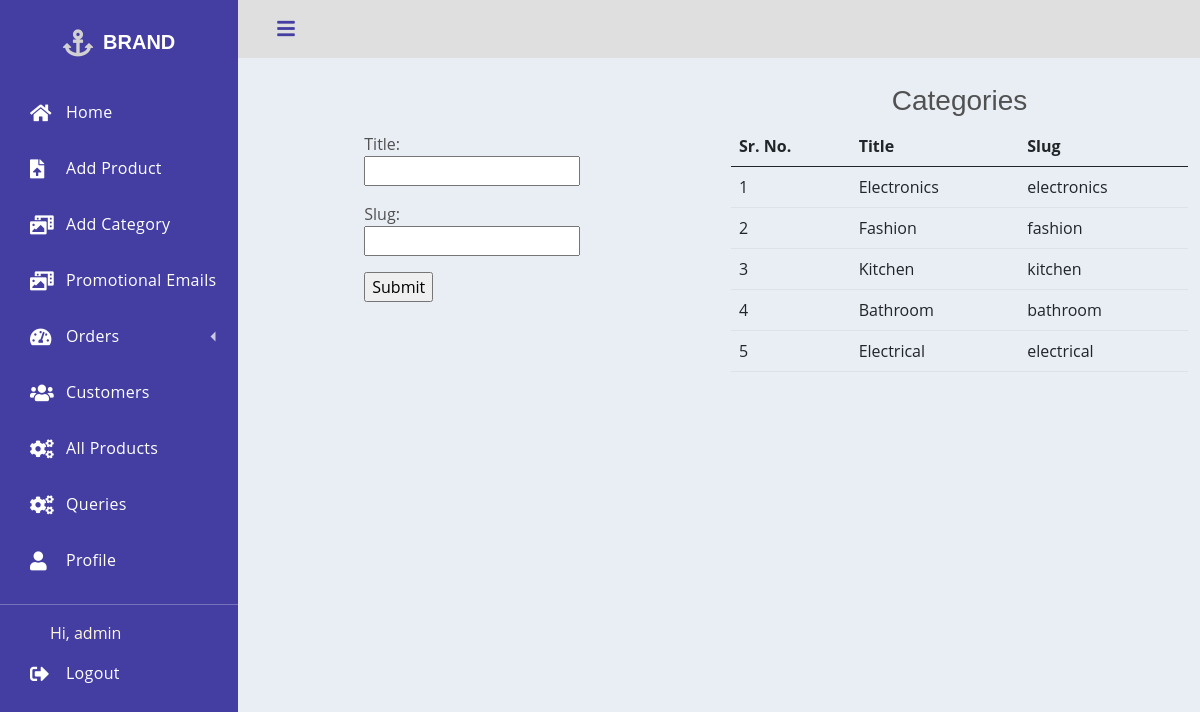
The app's page /adminpageaddcategory (signed in), older data.
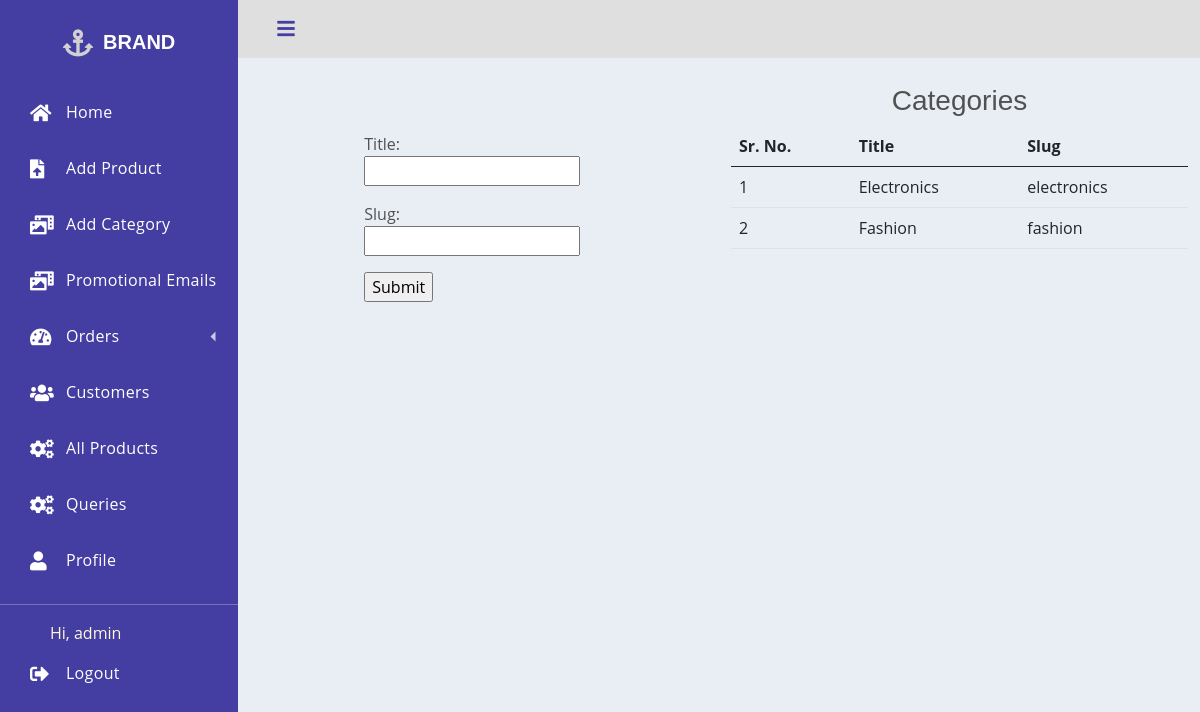
The same page, newer data.
### store/models.py (models this page shows, shortened)
class Category(models.Model):
    title= models.CharField(max_length=255)
    slug= models.SlugField(unique=True)
    class Meta:
        verbose_name_plural= 'categories'

### store/decorators.py (the view)
    def wrapper_func(request, *args, **kwargs):
        group = None
        if request.user.groups.exists():
            group = request.user.groups.all()[0].name
        if group == 'customer':
            return redirect('home')
        elif group == 'admin':
            return view_func(request, *args, **kwargs)
        else:
            return redirect('loginpage')

### store/forms.py
class CreateCategoryForm(forms.ModelForm):
    class Meta:
        model= Category
        fields= '__all__'

### store/context_processors.py (called while the page is built)
def categories(request):
    return {
        'categories': Category.objects.all()
    }

### store/views.py (called while the page is built)
@admin_only
def adminpageaddcategory(request):
    form= CreateCategoryForm()
    if request.method=='POST':
        form= CreateCategoryForm(request.POST)
        if form.is_valid():
            form.save()
            return redirect('adminpageaddcategory')
    context= {'form': form}
    return render(request, 'admin/adminpageaddcategory.html', context)

### templates/admin/adminpageaddcategory.html (shortened to what this page needs)
{% extends 'admin/adminbase.html' %}
{% block content %}
    <div class="container">
        <div class="row">
            <div class="col-md-6 my-5">
                <form action="" method="POST" class="mx-auto" style="width: 50%; ">
                    {{form.as_p}}
                    <input type="submit" value="Submit">
                </form>
            </div>
            <div class="col-md-6">
                <h3 class="text-center">Categories</h3>
                <table class="table">
                    <thead>
                        <th>Sr. No.</th>
                        <th>Title</th>
                        <th>Slug</th>
                    </thead>
                    <tbody>
                        {% for category in categories %}
                            <tr>
                                <td>{{forloop.counter}}</td>
                                <td>{{category.title}}</td>
                                <td>{{category.slug}}</td>
                            </tr>
                        {% endfor %}
                    </tbody>
                </table>
            </div>
        </div>
    </div>
{% endblock %}

Row changes from the older to the newer data that the page shows:
removed Category: title "Kitchen", slug "kitchen"
removed Category: title "Bathroom", slug "bathroom"
removed Category: title "Electrical", slug "electrical"
